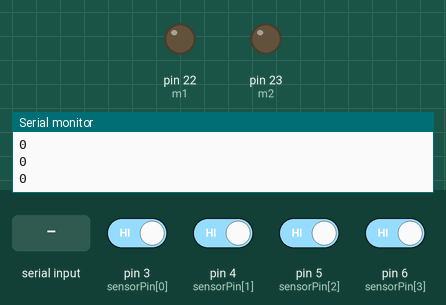
This sketch was run on a simulated Arduino Mega 2560, built with avr-gcc and run on an emulated ATmega2560. Shown: output pins drawn as LEDs (lit = HIGH), the last lines printed to the serial monitor. Inputs (shaded band) come from the test bench; at power-on: pin 3 (sensorPin[0]), pin 4 (sensorPin[1]), pin 5 (sensorPin[2]), pin 6 (sensorPin[3]) HIGH.

Above: at 1.3 s.
1.4 s: "N" received over Serial
At 2.7 s:
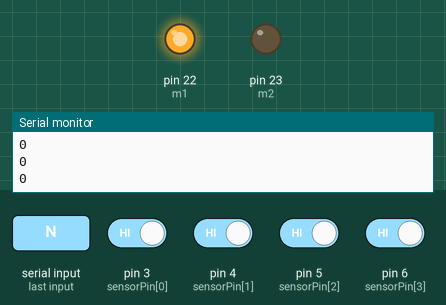
3.0 s: "F" received over Serial
At 4.0 s:
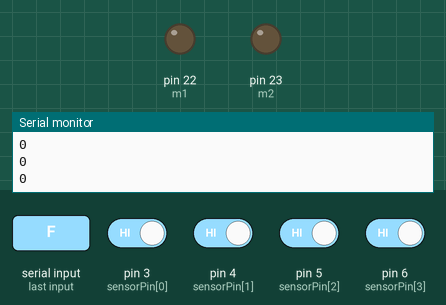
Timing chart, 0 to 6.0 s (numbered marks = the images above; inputs shaded):
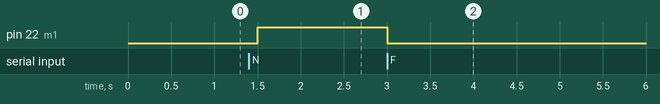

The sketch:

water2.ino
```cpp
#include <SoftwareSerial.h>
byte sensorPin[] = {3,4,5,6};
byte ledPin[] = {11, 12, 13}; // number of leds = numbers of sensors
const byte sensors = 4;
int level = -1;
int m1 = 22;
int m2 = 23;
int flag=0;
char value;
void setup() {
  /*for(int i = 0; i < sensors; i++) {
     pinMode(sensorPin[i], INPUT);
     pinMode(ledPin[i], OUTPUT);
  }*/
  pinMode(sensorPin[0], INPUT);
  pinMode(sensorPin[1], INPUT);
  pinMode(sensorPin[2], INPUT);
  pinMode(sensorPin[3], INPUT);
  pinMode(m1, OUTPUT);
  pinMode(m2, OUTPUT);
 Serial.begin(9600);
}

void loop() {
  level = -1;
  for(int i = 0; i < sensors; i++) {
    delay(50);
     if(digitalRead(sensorPin[i]) == LOW) {
        //igitalWrite(ledPin[i], HIGH);
        level = sensors - i;
     } else {
        //level = -1;
       //digitalWrite(ledPin[i], LOW);
     }
  }

  switch(level) {
     case 1:
      Serial.println("4");
       flag=0;
      break;
     case 2:
      Serial.println("3");

      break;
     case 3:
       Serial.println("2");

       break;
     case 4:
       Serial.println("1");

       break;
     default:
      Serial.println("0");

      break;
  }
  delay(50);
   if(Serial.available())
  {
    value = Serial.read();
    Serial.println(value);
    if(value =='F')
      flag=0;
    if(value =='N')
      flag=1;
       Serial.println(flag);
  }

    if (flag == 1)
      {
        digitalWrite(m1,HIGH);
        digitalWrite(m2,LOW);

      }
     else if(flag == 0 )
      {
        digitalWrite(m1,LOW);
        digitalWrite(m2,LOW);
      }
 }
```

Measured:
- after the input at 1.4 s, pin 22 (m1): LOW → HIGH after 0.10 s
- after the input at 3.0 s, pin 22 (m1): HIGH → LOW at once
